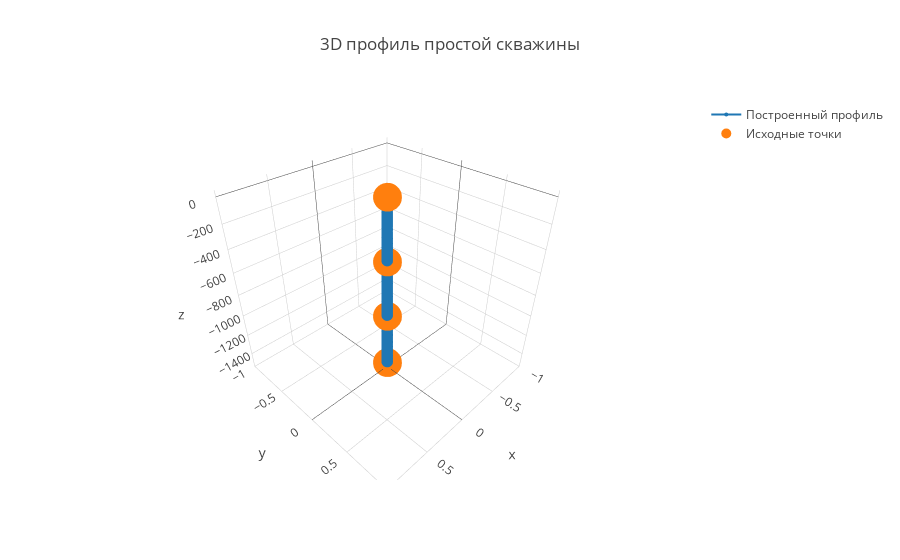

Notebook cell for this chart:
### Code cell
trace1 = go.Scatter3d(
    x=simple_well.well_profile.x_displacement_m,
    y=simple_well.well_profile.x_displacement_m * 0,
    z=simple_well.well_profile.h_vert_m * (-1),  # перевод в альтитуду,
    marker=dict(
        size=4,
        colorscale='Viridis',
    ),
    name = 'Построенный профиль',
    )

trace2 = go.Scatter3d(
    x=simple_well.well_profile.get_x_displacement_m(simple_well.well_profile.h_mes_init_data_for_interpolation_m),
    y=simple_well.well_profile.get_x_displacement_m(simple_well.well_profile.h_mes_init_data_for_interpolation_m) * 0,
    z=simple_well.well_profile.h_vert_init_data_for_interpolation_m * (-1),
    mode = 'markers',
    marker = dict(
        size=10
    ),
    name = 'Исходные точки',
    )

data = [trace1, trace2]


layout = dict(title = '3D профиль простой скважины',  yaxis=dict(autorange='reversed'))
fig = dict(data=data, layout=layout)
iplot(fig, filename='simple-3d-scatter')

### Figure 1 — Plotly figure (JSON) as saved in the notebook; plotly's stock layout.template omitted (floating-point values rounded to 4 significant figures; data arrays with more than 128 entries replaced by an {"elided": "..."} marker saying what was removed)
{"data": [{"marker": {"colorscale": "Viridis", "size": 4}, "name": "Построенный профиль", "type": "scatter3d", "uid": "8941cb5c-b5a3-4410-880a-f02ee637a50b", "x": {"elided": "151 int values"}, "y": {"elided": "151 int values"}, "z": {"elided": "151 int values"}}, {"marker": {"size": 10}, "mode": "markers", "name": "Исходные точки", "type": "scatter3d", "uid": "6a99f69e-e137-4b33-894b-bc0f3722d7d2", "x": [0, 0, 0, 0], "y": [0, 0, 0, 0], "z": [0, -500, -1000, -1500]}], "layout": {"title": {"text": "3D профиль простой скважины"}, "yaxis": {"autorange": "reversed"}}}
